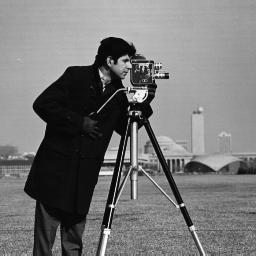
%> input picture Assignments 08 - SURF - HARRIS/cameraman.jpg, 256 x 256 px
$ octave --eval "BaiTap22;"   (GNU Octave 9; MATLAB toolbox functions it lacks are replaced by stand-ins)
%> lines starting %> are read from the running program, lines starting %| are printed output that depends on the picture
function BaiTap22()
    %% im1
    imgI = imread('cameraman.jpg');
%> imgI is the input picture: size 256x256 uint8; min 0, max 255, mean 118.7
    arrPointI = detectHarrisFeatures(imgI);
%> arrPointI = 186 points; strongest (x, y): (113, 208), (114, 205), (109, 228), (137, 115), (182, 206)
    [arrfeatureI,arrValidPointI] = extractFeatures(imgI,arrPointI);
%> arrValidPointI = 117 points; strongest (x, y): (137, 115), (100, 174), (135, 93), (141, 66), (136, 124)
    arrSubVaildPointI = arrValidPointI.selectStrongest(20);
%> arrSubVaildPointI = 20 points; strongest (x, y): (137, 115), (100, 174), (135, 93), (141, 66), (136, 124)

    %%im2
    imgJ = imread('cameraman30.jpg');
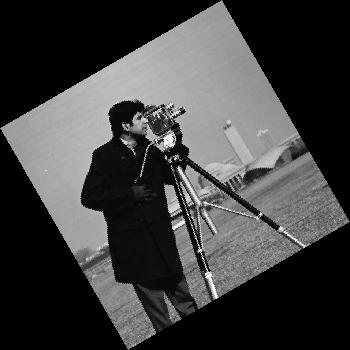
%> input picture Assignments 08 - SURF - HARRIS/cameraman30.jpg, 350 x 350 px
%> imgJ is the input picture: size 350x350 uint8; min 0, max 255, mean 63.7
    arrPointJ = detectHarrisFeatures(imgJ);
%> arrPointJ = 373 points; strongest (x, y): (201, 253), (201, 250), (208, 272), (222, 1), (175, 160)
    [arrfeatureJ,arrValidPointJ] = extractFeatures(imgJ,arrPointJ);
%> arrValidPointJ = 260 points; strongest (x, y): (201, 253), (201, 250), (208, 272), (175, 160), (174, 229)
    arrSubVaildPointJ = arrValidPointJ.selectStrongest(20);
%> arrSubVaildPointJ = 20 points; strongest (x, y): (201, 253), (201, 250), (208, 272), (175, 160), (174, 229)

    %% match 2 im
    arrIndexPair = matchFeatures(arrfeatureI, arrfeatureJ);
%> arrIndexPair = 60 rows, first 12: [2 44; 6 48; 7 109; 8 51; 9 104; 10 60; 12 103; 15 59; 17 53; 19 95; 20 127; 23 165]
    arrMachedPointI = arrValidPointI(arrIndexPair(:,1),:);
%> arrMachedPointI = 60 points; strongest (x, y): (137, 115), (100, 174), (135, 93), (136, 124), (144, 127)
    arrMachedPointJ = arrValidPointJ(arrIndexPair(:,2),:);
%> arrMachedPointJ = 60 points; strongest (x, y): (175, 160), (174, 229), (184, 199), (173, 114), (191, 220)
%> `BaiTap22;`:
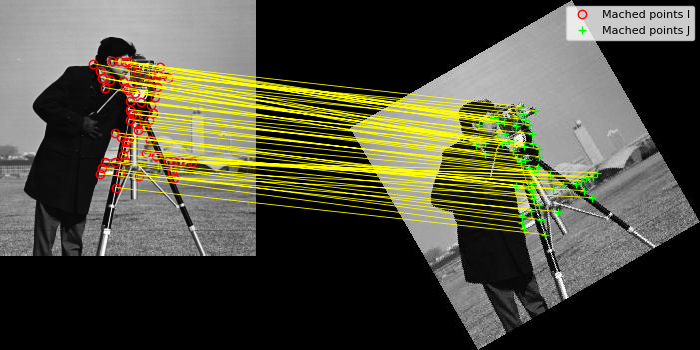
%> figure redrawn from the program's plot data; its title reads 'Candidate point maches'

    %% show result
    figure;
    ax = axes;
    showMatchedFeatures(imgI,imgJ,arrMachedPointI,arrMachedPointJ, 'montage', 'Parent',ax);
    title(ax,'Candidate point maches');
    legend(ax,'Mached points I', 'Mached points J');

end
